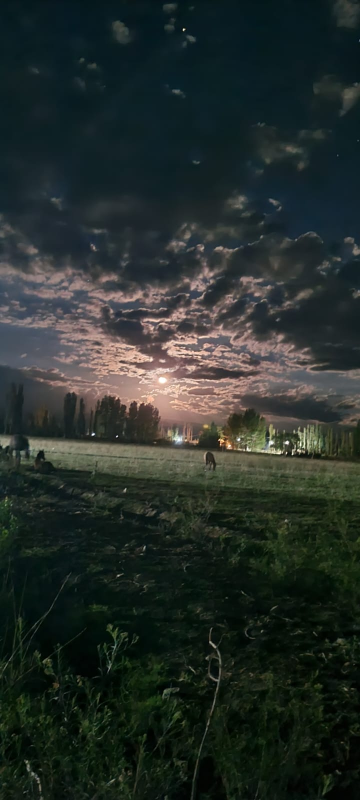
#> input picture pipeline/fotos/01_exterior_noche_paisajerural_luna_noche.jpg, 720 x 1600 px, found by its file name (shown at 1/2 size); its folder holds only this picture in this run
$ python zira_on_photo.py
#> lines starting #> are read from the running program, lines starting #| are printed output that depends on the picture
#!/usr/bin/env python3
"""
Zira en Fotos Reales — Compositor de Ziras transparentes sobre fotos de la posada.
Genera imágenes híbridas (Zira + paisaje real) listas para Instagram.
"""
import os, sys, json, random, time
from pathlib import Path
from PIL import Image
from cairosvg import svg2png

sys.path.insert(0, "/data/data/com.termux/files/home/Documents/Codex/2026-05-18/hola-3")
from dotenv import load_dotenv
load_dotenv("/data/data/com.termux/files/home/Documents/Codex/2026-05-18/hola-3/.env")

TOKEN = os.environ.get("CRM_INSTAGRAM_TOKEN")
USER_ID = os.environ.get("CRM_INSTAGRAM_USER_ID")
BASE = Path("/data/data/com.termux/files/home/Documents/Codex/2026-05-18/hola-3")

FOTOS_DIR = BASE / "pipeline" / "fotos"
ZIRA_SVGS = BASE / "assets" / "zira"
OUT_DIR = BASE / "assets" / "zira" / "on-photo"
OUT_DIR.mkdir(parents=True, exist_ok=True)
TMP_DIR = BASE / "pipeline" / "zira-frases" / "tmp_stickers"
TMP_DIR.mkdir(exist_ok=True)

# db.json metadata
db_path = BASE / "pipeline" / "db.json"
db = json.loads(db_path.read_text())
#> (reads simulators/integracion_publicidad/db.json from the repository)
fotos_index = db.get("fotos", {}).get("_index", [])

# Mapeo tags -> estilo Zira
TAG_TO_STYLE = {
    "pileta": "juguetona", "piscina": "juguetona", "pool": "juguetona",
    "fuego": "magica", "fogata": "magica", "fire": "magica", "asado": "magica",
    "noche": "zen", "night": "zen", "luna": "zen", "moon": "zen", "estrellas": "zen",
    "atardecer": "magica", "sunset": "magica",
    "montañas": "clasica", "montaña": "clasica", "andes": "clasica", "mountain": "clasica",
    "naturaleza": "viva", "verde": "viva", "bosque": "viva", "árboles": "viva", "nature": "viva",
    "relax": "zen", "rústico": "clasica", "rustico": "clasica",
    "logo": "clasica", "marca": "clasica",
}

STYLE_INFO = {
    "juguetona": {"emoji": "💦", "frase": "El agua me llama, el sol me despierta."},
    "zen":      {"emoji": "🧘", "frase": "En el silencio de los Andes encuentro mi centro."},
    "magica":   {"emoji": "✨", "frase": "Cada atardecer es una promesa de un nuevo amanecer."},
    "viva":     {"emoji": "🌿", "frase": "Verde que te quiero verde. Los Andes me enseñaron a respirar."},
    "clasica":  {"emoji": "🏔️", "frase": "Las montañas me criaron, el viento me peinó."},
}

def choose_style(tags):
    for tag in tags:
        for key, style in TAG_TO_STYLE.items():
            if key in tag.lower():
                return style
    return "clasica"

def render_zira_sticker(style, size=300):
    """Render Zira SVG sticker a PNG con transparencia."""
    svg_path = ZIRA_SVGS / f"zira-transparente-{style}.svg"
    if not svg_path.exists():
        print(f"     ⚠️  No existe {svg_path.name}, usando clasica")
        svg_path = ZIRA_SVGS / "zira-transparente-clasica.svg"

    png_path = TMP_DIR / f"sticker_{style}.png"
    svg2png(bytestring=svg_path.read_bytes(), write_to=str(png_path),
            output_width=size, output_height=size)
    return png_path

def process_photo(foto_data):
    """Compone Zira sobre una foto real."""
    filename = foto_data["archivo"]
    tags = foto_data.get("tags", [])
    style = choose_style(tags)
    info = STYLE_INFO[style]

    photo_path = FOTOS_DIR / filename
    if not photo_path.exists():
        return None

    # 1. Cargar foto
    photo = Image.open(photo_path).convert("RGBA")

    # 2. Redimensionar/cortar a cuadrado 1:1 (Instagram-friendly)
    size = min(photo.size)
#> size = 720
    left = (photo.width - size) // 2
#> left = 0
    top = (photo.height - size) // 2
#> top = 440
    photo = photo.crop((left, top, left + size, top + size))
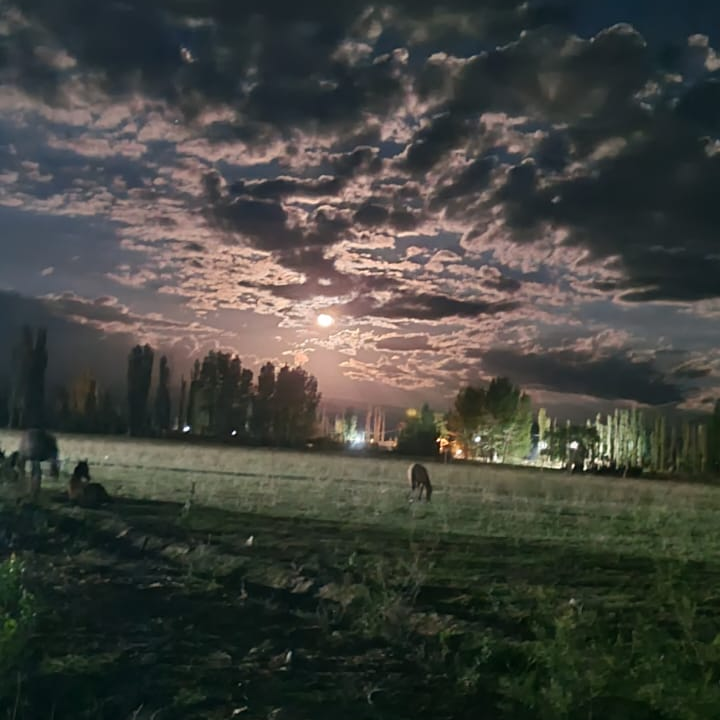
#> photo: PIL image 720x720 RGBA; mean R, G, B, A 66.1, 67.4, 61.7, 255
    photo = photo.resize((1080, 1080), Image.LANCZOS)
#> photo: PIL image 1080x1080 RGBA

    # 3. Renderizar Zira sticker
    sticker_size = 280  # ~26% del ancho
    sticker_path = render_zira_sticker(style, sticker_size)
    sticker = Image.open(sticker_path).convert("RGBA")

    # 4. Posición: esquina inferior-derecha con margen
    margin = 40
    x = photo.width - sticker.width - margin
    y = photo.height - sticker.height - margin

    # 5. Componer
    composite = photo.copy()
    composite.paste(sticker, (x, y), sticker)

    # 6. Guardar
    out_name = f"zira-on_{filename.rsplit('.',1)[0]}_{style}.png"
    out_path = OUT_DIR / out_name
    composite.convert("RGB").save(out_path, "PNG")

    return {
        "archivo": out_name,
        "path": str(out_path),
        "foto_original": filename,
        "estilo": style,
        "tags": tags,
        "emoji": info["emoji"],
        "frase": info["frase"],
    }

# ─── PROCESAR FOTOS ───
print("🏔️  Zira en Fotos Reales — Compositor\n")

# Seleccionar fotos con metadata
resultados = []
for f in fotos_index[:10]:  # Primeras 10
    print(f"  📷 {f['archivo']}...")
#> (the run stopped early here; a loop or call above may not have finished)
